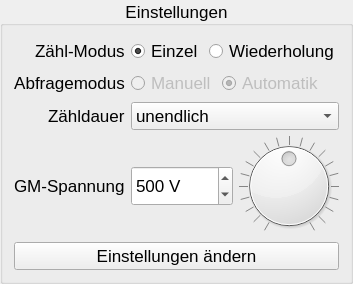
       <widget class="QGroupBox" name="settings">
        <property name="sizePolicy">
         <sizepolicy hsizetype="Minimum" vsizetype="Preferred">
          <horstretch>0</horstretch>
          <verstretch>0</verstretch>
         </sizepolicy>
        </property>
        <property name="maximumSize">
         <size>
          <width>1000</width>
          <height>16777215</height>
         </size>
        </property>
        <property name="font">
         <font>
          <pointsize>13</pointsize>
         </font>
        </property>
        <property name="title">
         <string>Einstellungen</string>
        </property>
        <property name="alignment">
         <set>Qt::AlignmentFlag::AlignCenter</set>
        </property>
        <layout class="QFormLayout" name="formLayout">
         <property name="sizeConstraint">
          <enum>QLayout::SizeConstraint::SetMinimumSize</enum>
         </property>
         <property name="fieldGrowthPolicy">
          <enum>QFormLayout::FieldGrowthPolicy::ExpandingFieldsGrow</enum>
         </property>
         <property name="labelAlignment">
          <set>Qt::AlignmentFlag::AlignRight|Qt::AlignmentFlag::AlignTrailing|Qt::AlignmentFlag::AlignVCenter</set>
         </property>
         <property name="formAlignment">
          <set>Qt::AlignmentFlag::AlignLeading|Qt::AlignmentFlag::AlignLeft|Qt::AlignmentFlag::AlignTop</set>
         </property>
         <property name="topMargin">
          <number>12</number>
         </property>
         <item row="0" column="0">
          <widget class="QLabel" name="mode_label">
           <property name="sizePolicy">
            <sizepolicy hsizetype="Preferred" vsizetype="Minimum">
             <horstretch>0</horstretch>
             <verstretch>0</verstretch>
            </sizepolicy>
           </property>
           <property name="text">
            <string>Zähl-Modus</string>
           </property>
          </widget>
         </item>
         <item row="0" column="1">
          <layout class="QHBoxLayout" name="sMode">
           <property name="sizeConstraint">
            <enum>QLayout::SizeConstraint::SetMinimumSize</enum>
           </property>
           <property name="rightMargin">
            <number>0</number>
           </property>
           <item>
            <widget class="QRadioButton" name="sModeSingle">
             <property name="sizePolicy">
              <sizepolicy hsizetype="Minimum" vsizetype="Minimum">
               <horstretch>0</horstretch>
               <verstretch>0</verstretch>
              </sizepolicy>
             </property>
             <property name="toolTip">
              <string>&lt;html&gt;&lt;head/&gt;&lt;body&gt;&lt;p&gt;Stoppt die Messung nach Ablauf Zähldauer&lt;/p&gt;&lt;/body&gt;&lt;/html&gt;</string>
             </property>
             <property name="text">
              <string>Einzel</string>
             </property>
             <property name="checked">
              <bool>true</bool>
             </property>
             <attribute name="buttonGroup">
              <string notr="true">groupMode</string>
             </attribute>
            </widget>
           </item>
           <item>
            <widget class="QRadioButton" name="sModeMulti">
             <property name="sizePolicy">
              <sizepolicy hsizetype="Maximum" vsizetype="Minimum">
               <horstretch>0</horstretch>
               <verstretch>0</verstretch>
              </sizepolicy>
             </property>
             <property name="toolTip">
              <string>&lt;html&gt;&lt;head/&gt;&lt;body&gt;&lt;p&gt;Wiederholt die Messung automatisch nach Ablauf Zähldauer&lt;/p&gt;&lt;/body&gt;&lt;/html&gt;</string>
             </property>
             <property name="text">
              <string>Wiederholung</string>
             </property>
             <attribute name="buttonGroup">
              <string notr="true">groupMode</string>
             </attribute>
            </widget>
           </item>
          </layout>
         </item>
         <item row="1" column="0">
          <widget class="QLabel" name="label_10">
           <property name="sizePolicy">
            <sizepolicy hsizetype="Preferred" vsizetype="Minimum">
             <horstretch>0</horstretch>
             <verstretch>0</verstretch>
            </sizepolicy>
           </property>
           <property name="minimumSize">
            <size>
             <width>0</width>
             <height>20</height>
            </size>
           </property>
           <property name="text">
            <string>Abfragemodus</string>
           </property>
           <property name="alignment">
            <set>Qt::AlignmentFlag::AlignCenter</set>
           </property>
          </widget>
         </item>
         <item row="1" column="1">
          <layout class="QHBoxLayout" name="sQueryMode">
           <property name="sizeConstraint">
            <enum>QLayout::SizeConstraint::SetMaximumSize</enum>
           </property>
           <item>
            <widget class="QRadioButton" name="sQModeMan">
             <property name="enabled">
              <bool>false</bool>
             </property>
             <property name="sizePolicy">
              <sizepolicy hsizetype="Minimum" vsizetype="Minimum">
               <horstretch>0</horstretch>
               <verstretch>0</verstretch>
              </sizepolicy>
             </property>
             <property name="text">
              <string>Manuell</string>
             </property>
             <property name="checked">
              <bool>false</bool>
             </property>
             <attribute name="buttonGroup">
              <string notr="true">groupQMode</string>
             </attribute>
            </widget>
           </item>
           <item>
            <widget class="QRadioButton" name="sQModeAuto">
             <property name="enabled">
              <bool>false</bool>
             </property>
             <property name="sizePolicy">
              <sizepolicy hsizetype="MinimumExpanding" vsizetype="Minimum">
               <horstretch>0</horstretch>
               <verstretch>0</verstretch>
              </sizepolicy>
             </property>
             <property name="text">
              <string>Automatik</string>
             </property>
             <property name="checked">
              <bool>true</bool>
             </property>
             <attribute name="buttonGroup">
              <string notr="true">groupQMode</string>
             </attribute>
            </widget>
           </item>
          </layout>
         </item>
         <item row="2" column="0">
          <widget class="QLabel" name="duration_label">
           <property name="sizePolicy">
            <sizepolicy hsizetype="Preferred" vsizetype="MinimumExpanding">
             <horstretch>0</horstretch>
             <verstretch>0</verstretch>
            </sizepolicy>
           </property>
           <property name="text">
            <string>Zähldauer</string>
           </property>
          </widget>
         </item>
         <item row="2" column="1">
          <widget class="QComboBox" name="sDuration">
           <property name="sizePolicy">
            <sizepolicy hsizetype="Expanding" vsizetype="Maximum">
             <horstretch>0</horstretch>
             <verstretch>0</verstretch>
            </sizepolicy>
           </property>
           <property name="toolTip">
            <string>Wie lange der Zähler misst</string>
           </property>
           <item>
            <property name="text">
             <string comment="f0">unendlich</string>
            </property>
           </item>
           <item>
            <property name="text">
             <string comment="f1">1 Sekunde</string>
            </property>
           </item>
           <item>
            <property name="text">
             <string comment="f2">10 Sekunden</string>
            </property>
           </item>
           <item>
            <property name="text">
             <string comment="f3">60 Sekunden</string>
            </property>
           </item>
           <item>
            <property name="text">
             <string comment="f4">100 Sekunden</string>
            </property>
           </item>
           <item>
            <property name="text">
             <string comment="f5">300 Sekunden</string>
            </property>
           </item>
          </widget>
         </item>
         <item row="3" column="0">
          <widget class="QLabel" name="volt_label">
           <property name="sizePolicy">
            <sizepolicy hsizetype="Preferred" vsizetype="Maximum">
             <horstretch>0</horstretch>
             <verstretch>0</verstretch>
            </sizepolicy>
           </property>
           <property name="minimumSize">
            <size>
             <width>0</width>
             <height>100</height>
            </size>
           </property>
           <property name="maximumSize">
            <size>
             <width>16777215</width>
             <height>100</height>
            </size>
           </property>
           <property name="toolTip">
            <string>Spannung des Geiger-Müller Zählrohrs</string>
           </property>
           <property name="text">
            <string>GM-Spannung</string>
           </property>
          </widget>
         </item>
         <item row="3" column="1">
          <layout class="QHBoxLayout" name="sVolt">
           <property name="sizeConstraint">
            <enum>QLayout::SizeConstraint::SetMinimumSize</enum>
           </property>
           <property name="rightMargin">
            <number>0</number>
           </property>
           <item>
            <widget class="QSpinBox" name="sVoltage">
             <property name="sizePolicy">
              <sizepolicy hsizetype="Expanding" vsizetype="Fixed">
               <horstretch>0</horstretch>
               <verstretch>0</verstretch>
              </sizepolicy>
             </property>
             <property name="minimumSize">
              <size>
               <width>0</width>
               <height>40</height>
              </size>
             </property>
             <property name="buttonSymbols">
              <enum>QAbstractSpinBox::ButtonSymbols::UpDownArrows</enum>
             </property>
             <property name="suffix">
              <string> V</string>
             </property>
             <property name="minimum">
              <number>300</number>
             </property>
             <property name="maximum">
              <number>700</number>
             </property>
             <property name="singleStep">
              <number>10</number>
             </property>
             <property name="value">
              <number>500</number>
             </property>
            </widget>
           </item>
           <item>
            <widget class="QDial" name="voltDial">
             <property name="sizePolicy">
              <sizepolicy hsizetype="MinimumExpanding" vsizetype="Minimum">
               <horstretch>0</horstretch>
               <verstretch>0</verstretch>
              </sizepolicy>
             </property>
             <property name="minimumSize">
              <size>
               <width>100</width>
               <height>100</height>
              </size>
             </property>
             <property name="maximumSize">
              <size>
               <width>100</width>
               <height>100</height>
              </size>
             </property>
             <property name="minimum">
              <number>300</number>
             </property>
             <property name="maximum">
              <number>700</number>
             </property>
             <property name="singleStep">
              <number>5</number>
             </property>
             <property name="value">
              <number>500</number>
             </property>
             <property name="wrapping">
              <bool>false</bool>
             </property>
             <property name="notchesVisible">
              <bool>true</bool>
             </property>
            </widget>
           </item>
          </layout>
         </item>
         <item row="4" column="0" colspan="2">
          <widget class="QPushButton" name="buttonSetting">
           <property name="enabled">
            <bool>true</bool>
           </property>
           <property name="text">
            <string>Einstellungen ändern</string>
           </property>
           <property name="autoDefault">
            <bool>false</bool>
           </property>
           <property name="default">
            <bool>false</bool>
           </property>
          </widget>
         </item>
        </layout>
        <zorder>label_10</zorder>
        <zorder>mode_label</zorder>
        <zorder>duration_label</zorder>
        <zorder>sDuration</zorder>
        <zorder>volt_label</zorder>
        <zorder>buttonSetting</zorder>
       </widget>
